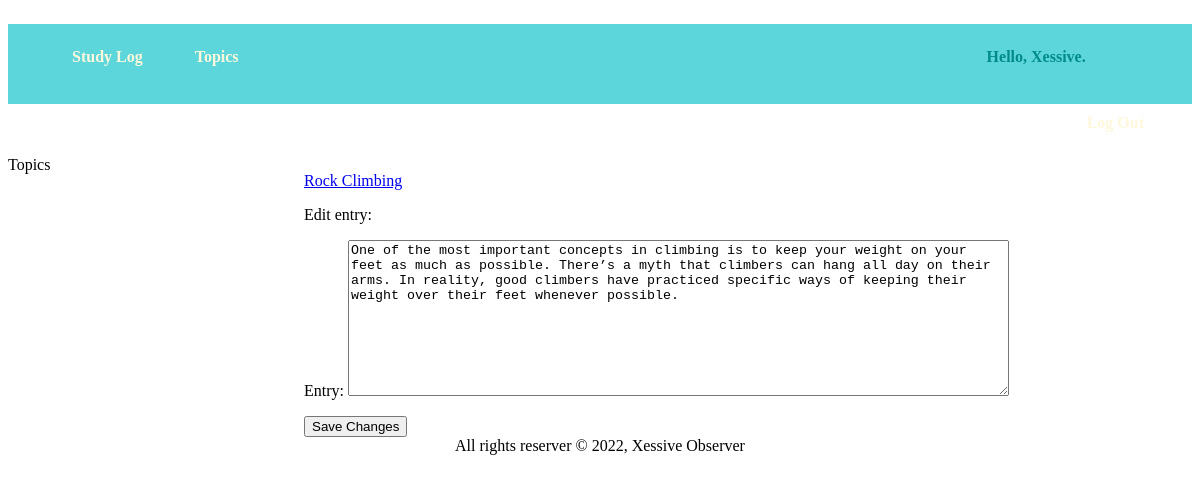
The app's page /edit_entry/3/ (signed in) with its own data.
### StudyLogs/models.py (models this page shows, shortened)
class Topic(models.Model):
    text = models.CharField(max_length=200)
    date_added = models.DateTimeField(auto_now_add=True)
    owner = models.ForeignKey(User, on_delete=models.CASCADE)
    def __str__(self):
        return self.text

class Entry(models.Model):
    topic = models.ForeignKey(Topic, on_delete=models.CASCADE)
    text = models.TextField()
    date_added = models.DateTimeField(auto_now_add=True)
    class Meta:
        verbose_name_plural = 'entries'

### StudyLogs/views.py (the view)
# urls.py: path('edit_entry/<int:entry_id>/', views.edit_entry, name='edit_entry'),
@login_required
def edit_entry(request, entry_id):
    entry = Entry.objects.get(id=entry_id)
    topic = entry.topic
    if topic.owner != request.user:
        raise Http404
    if request.method != 'POST':
        form = EntryForm(instance=entry)
    else:
        form = EntryForm(instance=entry, data=request.POST)
        if form.is_valid():
            form.save()
            return redirect('StudyLogs:topic', topic_id=topic.id)
    context = {'entry': entry, 'topic': topic, 'form': form}
    return render(request, 'StudyLogs/edit_entry.html', context)

### StudyLogs/forms.py
class EntryForm(forms.ModelForm):
    class Meta:
        model = Entry
        fields = ['text']
        labels = {'text': 'Entry:'}
        widgets = {'text': forms.Textarea(attrs={'cols': 80})}

### StudyLogs/templates/StudyLogs/edit_entry.html (shortened to what this page needs)
{% extends 'StudyLogs/base.html' %}
{% block content %}
    <p>
        <a href="{% url 'StudyLogs:topic' topic.id %}">{{ topic }}</a>
    </p>
    <p>
        Edit entry:
    </p>
    <form action="{% url 'StudyLogs:edit_entry' entry.id %}" method="POST">
        {{ form.as_p }}
        <button>Save Changes</button>
    </form>
{% endblock content %}

### StudyLogs/templates/StudyLogs/base.html (shortened to what this page needs)
{% load static %}
<!DOCTYPE html>
<html lang="en">
<head>
    {% block css %}
        <link rel="stylesheet" href="{% static 'css/base.css' %}">
        <link rel="stylesheet" href="{% static 'css/index.css' %}">
    {% endblock css %}
</head>
<body>
    <div class="container">
        <header class="header">
            <nav>
                <ul>
                    <li class="nav-link">
                        <a href="{% url 'StudyLogs:index' %}">Study Log</a>
                    </li class="nav-link">
                    <li class="nav-link">
                        <a href="{% url 'StudyLogs:topics' %}">Topics</a>
                    </li class="nav-link">
                    <span style="margin-left: 45em; color: darkcyan; font-weight: bold;">
                        {% if user.is_authenticated %}
                        Hello, {{ user.username }}.
                    </span>
                    <li class="nav-link" style="float: inline-end; margin-right: 3em;">
                        <a href="{% url 'users:logout' %}">Log out</a>
                    </li class="nav-link">
                    {% endif %}
                </ul>
            </nav>
        </header>
        <aside class="aside">{% block aside %}Topics{% endblock aside %}</aside>
        <article class="article">{% block content%}{% endblock content %}</article>
        <footer class="footer">All rights reserver &copy; 2022, Xessive Observer</footer>
    </div>
</body>
</html>

### StudyLogs/static/css/base.css (style rules this page uses)
nav { background-color: rgb(92, 214, 218); height: 10vh; vertical-align: middle; max-width: 100%; border: none; }
.nav-link { margin: 1.5em; list-style: none; display: inline-block; text-transform: capitalize; }
.nav-link a { text-decoration: none; color:cornsilk; font-weight: bolder; }
.header { grid-area: header; }
.aside { grid-area: sidebar; }
.article { grid-area: content; }
.footer { grid-area: footer; text-align: center; }
.container { display: grid; grid-auto-columns: 1fr 3fr; grid-template-areas: "header header" "sidebar content" "footer footer"; }

### records on screen
Topic: text "Rock Climbing"
Entry: text "One of the most important concepts in climbing is to keep your weight on your feet as much as possible. There’s a myth that climbers can hang all day on their arms. In reality, good climbers have practiced specific ways of keeping their weight over their feet whenever possible."

### other values on screen
{{ user.username }} "Xessive"
